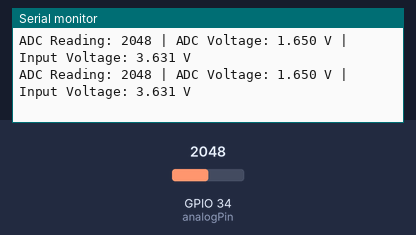
Bench run of a program on a simulated ESP32. On the bench: the last lines printed to the serial monitor. The test bench sets the inputs (shaded band); at power-on: GPIO 34 (analogPin) = 2048.

Above: at 1.8 s.
1.9 s: GPIO 34 (analogPin) set to 2866
At 2.8 s:
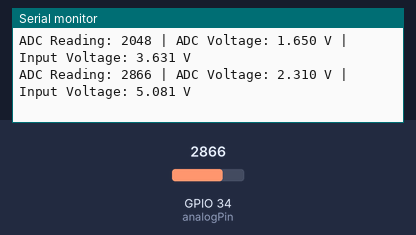
3.4 s: GPIO 34 (analogPin) set to 3603
At 4.8 s:
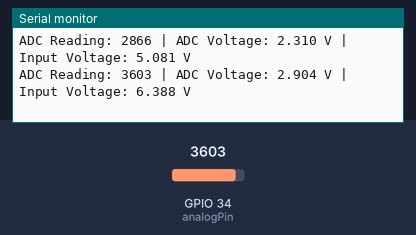
Timing chart, 0 to 6.4 s (numbered marks = the images above; inputs shaded):
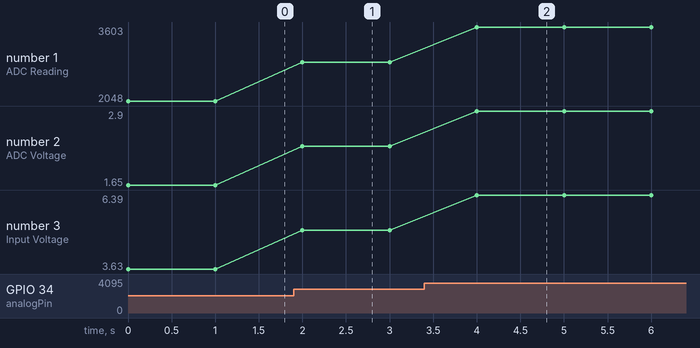

The program:

main.cpp
```cpp
#include <HardwareSerial.h>

const int   analogPin = 34;  // Use the correct ADC pin for your ESP32 board
const float R1        = 12000.0; // Updated: 12kΩ (to match 7.4V → 3.3V)
const float R2        = 10000.0; // 10kΩ (kept the same)

void setup() {
  Serial.begin(115200);
}

void loop() {
  // Raw ADC reading [0..4095]
  uint16_t adcRaw = analogRead(analogPin);

  // Calculate voltage at ADC pin
  float adcVoltage = (adcRaw * 3.3) / 4095.0;

  // Calculate actual input voltage (reversed voltage divider formula)
  float inputVoltage = adcVoltage * ((R1 + R2) / R2);

  Serial.print("ADC Reading: ");
  Serial.print(adcRaw);
  Serial.print(" | ADC Voltage: ");
  Serial.print(adcVoltage, 3);
  Serial.print(" V | Input Voltage: ");
  Serial.print(inputVoltage, 3);
  Serial.println(" V");

  delay(1000);
}
```

Measured:
- after the input at 1.9 s, the serial monitor: prints a new line after 0.10 s (image 1)
- after the input at 3.4 s, the serial monitor: prints a new line after 0.60 s (image 2)
- plotted number 1: 2048 → 2866 after the input at 1.9 s, 2866 → 3603 after the input at 3.4 s
- plotted number 2: 1.65 → 2.31 after the input at 1.9 s, 2.31 → 2.9 after the input at 3.4 s
- plotted number 3: 3.63 → 5.08 after the input at 1.9 s, 5.08 → 6.39 after the input at 3.4 s
